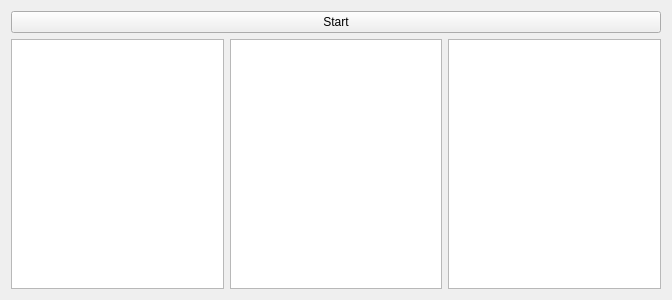
<?xml version="1.0" encoding="UTF-8"?>
<ui version="4.0">
 <class>Widget</class>
 <widget class="QWidget" name="Widget">
  <property name="geometry">
   <rect>
    <x>0</x>
    <y>0</y>
    <width>672</width>
    <height>300</height>
   </rect>
  </property>
  <property name="windowTitle">
   <string>Widget</string>
  </property>
  <layout class="QGridLayout" name="gridLayout">
   <item row="1" column="3">
    <widget class="QListWidget" name="listWidget_3"/>
   </item>
   <item row="1" column="1">
    <widget class="QListWidget" name="listWidget"/>
   </item>
   <item row="1" column="2">
    <widget class="QListWidget" name="listWidget_2"/>
   </item>
   <item row="0" column="1" colspan="3">
    <widget class="QPushButton" name="btnStart">
     <property name="text">
      <string>Start</string>
     </property>
    </widget>
   </item>
  </layout>
 </widget>
 <layoutdefault spacing="6" margin="11"/>
 <resources/>
 <connections/>
</ui>
